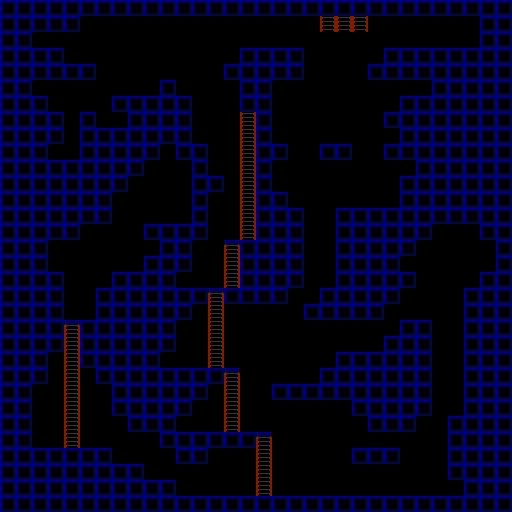

A 2D game scene composited from a Tiled map and its tileset images. What follows is a short description and the map's XML, with each tile layer's data collapsed to a summary:
An orthogonal 32x32 tile map with 16x16 px tiles, 5 tile layers (ladder, one_way_block, water, needle, ...).

<map version="1.10" tiledversion="1.12.2-2-geb83ddb9" orientation="orthogonal" renderorder="right-down" width="32" height="32" tilewidth="16" tileheight="16" infinite="0" nextlayerid="7" nextobjectid="1">
 <tileset firstgid="1" source="../../tileset/tileset_map_element.tsx" />
 <layer id="1" name="ladder" width="32" height="32">
  <data>[1024 cells, 35 non-empty, 1 distinct tile ids]</data>
 </layer>
 <layer id="6" name="one_way_block" width="32" height="32">
  <data>[1024 cells, 5 non-empty, 1 distinct tile ids]</data>
 </layer>
 <layer id="4" name="water" width="32" height="32">
  <data>[1024 cells, 0 non-empty, 0 distinct tile ids]</data>
 </layer>
 <layer id="3" name="needle" width="32" height="32">
  <data>[1024 cells, 0 non-empty, 0 distinct tile ids]</data>
 </layer>
 <layer id="5" name="block" width="32" height="32">
  <data>[1024 cells, 553 non-empty, 1 distinct tile ids]</data>
 </layer>
</map>
